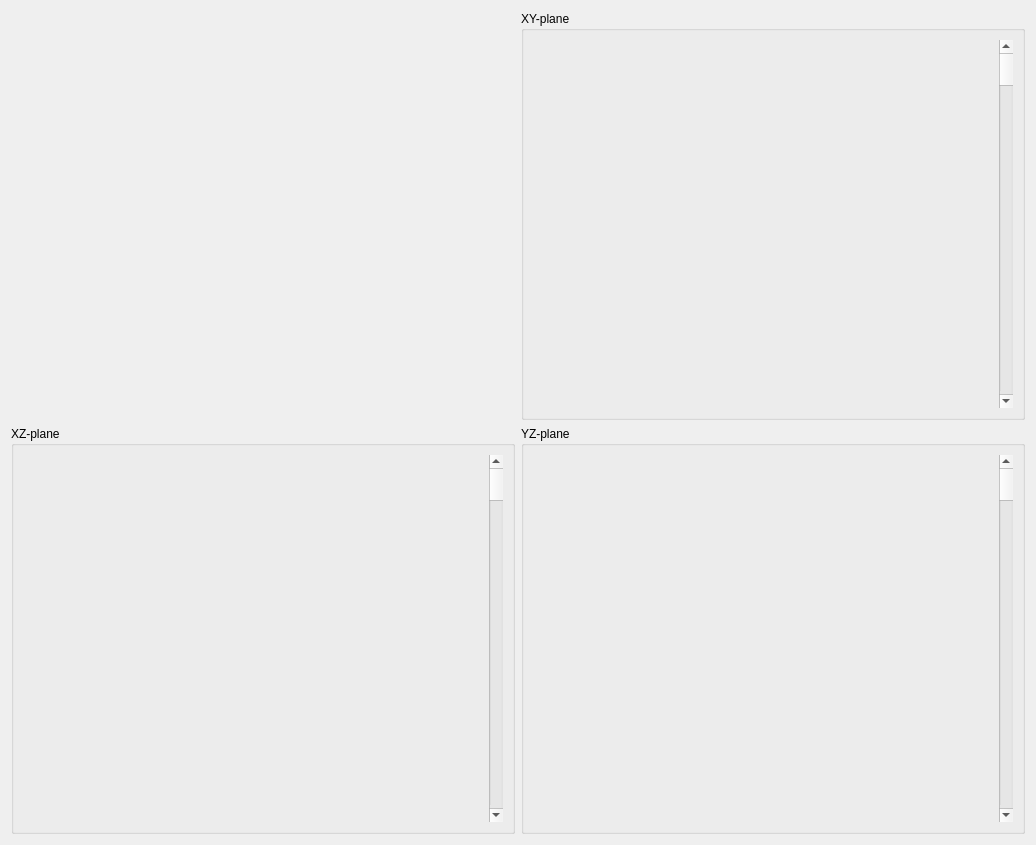
<?xml version="1.0" encoding="UTF-8"?>
<ui version="4.0">
 <class>VolumeDisplayWidget</class>
 <widget class="QWidget" name="VolumeDisplayWidget">
  <property name="geometry">
   <rect>
    <x>0</x>
    <y>0</y>
    <width>1036</width>
    <height>845</height>
   </rect>
  </property>
  <property name="windowTitle">
   <string>Form</string>
  </property>
  <layout class="QGridLayout" name="gridLayout">
   <item row="0" column="0">
    <widget class="QWidget" name="volumeView" native="true">
     <property name="minimumSize">
      <size>
       <width>256</width>
       <height>256</height>
      </size>
     </property>
    </widget>
   </item>
   <item row="0" column="1">
    <widget class="QGroupBox" name="groupBoxXY">
     <property name="title">
      <string>XY-plane</string>
     </property>
     <layout class="QHBoxLayout" name="horizontalLayout">
      <item>
       <widget class="QtAddons::ImageViewerWidget" name="viewXY" native="true">
        <property name="minimumSize">
         <size>
          <width>256</width>
          <height>256</height>
         </size>
        </property>
       </widget>
      </item>
      <item>
       <widget class="QScrollBar" name="scrollXY">
        <property name="orientation">
         <enum>Qt::Vertical</enum>
        </property>
       </widget>
      </item>
     </layout>
    </widget>
   </item>
   <item row="1" column="0">
    <widget class="QGroupBox" name="groupBoxXZ">
     <property name="title">
      <string>XZ-plane</string>
     </property>
     <layout class="QHBoxLayout" name="horizontalLayout_3">
      <item>
       <widget class="QtAddons::ImageViewerWidget" name="viewXZ" native="true">
        <property name="minimumSize">
         <size>
          <width>256</width>
          <height>256</height>
         </size>
        </property>
       </widget>
      </item>
      <item>
       <widget class="QScrollBar" name="scrollXZ">
        <property name="orientation">
         <enum>Qt::Vertical</enum>
        </property>
       </widget>
      </item>
     </layout>
    </widget>
   </item>
   <item row="1" column="1">
    <widget class="QGroupBox" name="groupBoxYZ">
     <property name="title">
      <string>YZ-plane</string>
     </property>
     <layout class="QHBoxLayout" name="horizontalLayout_2">
      <item>
       <widget class="QtAddons::ImageViewerWidget" name="viewYZ" native="true">
        <property name="minimumSize">
         <size>
          <width>256</width>
          <height>256</height>
         </size>
        </property>
       </widget>
      </item>
      <item>
       <widget class="QScrollBar" name="scrollYZ">
        <property name="orientation">
         <enum>Qt::Vertical</enum>
        </property>
       </widget>
      </item>
     </layout>
    </widget>
   </item>
  </layout>
 </widget>
 <customwidgets>
  <customwidget>
   <class>QtAddons::ImageViewerWidget</class>
   <extends>QWidget</extends>
   <header location="global">imageviewerwidget.h</header>
   <container>1</container>
  </customwidget>
 </customwidgets>
 <resources/>
 <connections/>
</ui>
